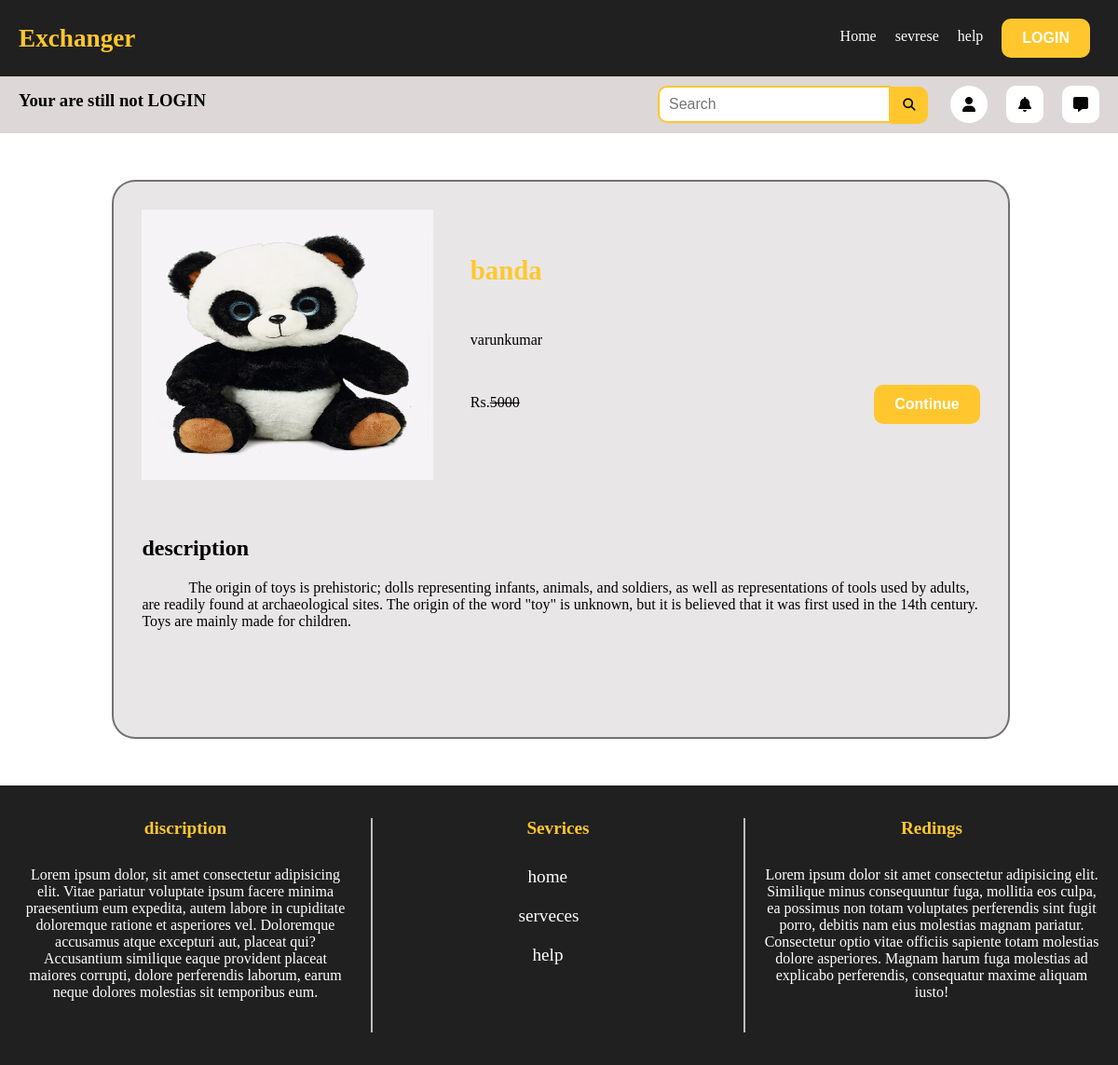
The page /product_details/8 on the database its author committed.
### Exchenger/models.py (models this page shows, shortened)
class prodect(models.Model):
    codegery_type = models.ForeignKey(codegery,on_delete=models.CASCADE)
    Prodect_oner = models.ForeignKey(User,on_delete=models.CASCADE)
    name = models.CharField(max_length=50)
    price = models.IntegerField(default=None)
    description = models.TextField(max_length=500)
    prodect_image = models.ImageField(upload_to=getfilename, null = True, blank=True)
    more_prodect_image = models.ImageField(upload_to=getfilename, null = True, blank=True)
    Uploadet_at = models.DateTimeField(auto_now_add=True)

### Exchenger/views.py (the view)
# urls.py: path('product_details/<id>', views.product_details, name = 'product_details'),
def product_details(request, id):
    product = prodect.objects.get(id = id)
    return render(request ,'Exchenger/product_details.html', {'product' : product})

### templates/Exchenger/product_details.html (shortened to what this page needs)
{%extends 'Exchenger/base.html'%}
{%load static%}
{%block link%}
    <link rel="stylesheet" href="{%static 'css/product_details1.css'%}">
{%endblock%}
{%block content%}
    <div class="container">
        <div class="product_detail_box">
            <div class="details">
                <div class="img">
                    <img src="{{product.prodect_image.url}}" alt="">
                </div>
                <div class="product_details">
                        <h2>{{product.name}}</h2>
                        <p>{{product.Prodect_oner}}</p>
                        <div class="price">
                            <p>Rs.<s>{{product.price}}</s></p>
                            <a href="#"><button class="BTN">Continue</button></a>
                        </div>
                </div>
            </div>
            <div class="description">
                <h2>description</h2>
                <p>{{product.description}}</p>
            </div>
        </div>
    </div>
{%endblock%}

### static/css/bass4.css (style rules this page uses)
* { padding: 0; margin: 0; box-sizing: border-box; }
a { text-decoration: none; }
body { width: 100vw; min-height: 100vh; }
.BTN { background-color: #ffc72d; color: #FFF; outline: none; border: none; padding: 10px 20px; border-radius: 10px; font-size: 1rem; font-weight: bold; position: relative; bottom: 10px; border: 2px solid #ffc72d; transition: .3s linear all; }

### static/css/product_details1.css (style rules this page uses)
.container { width: 100%; height: 100%; display: grid; place-items: center; margin: 50px 0; }
.product_detail_box { width: 80%; min-height: 600px; border: 2px solid rgba(0, 0, 0, .5); border-radius: 25px; background-color: #e8e6e6; }
.details { width: 100%; height: 350px; padding: 30px; display: flex; flex-direction: row; gap: 40px; }
.description { width: 100%; min-height: 100px; padding: 30px; }
.img { height: 100%; width: 400px; }
.img img { height: 100%; width: 100%; }
.product_details { height: 100%; width: 700px; display: flex; flex-direction: column; justify-content: space-evenly; }
.product_details h2 { color: #ffc72d; font-weight: bold; font-size: 1.8rem; }
.price { display: flex; flex-direction: row; justify-content: space-between; }
.description h2 { margin-bottom: 20px; }
.description p { text-indent: 50px; }

### rows shown on the page
prodect: prodect_image (picture), name "banda", Prodect_oner "varunkumar", price "5000", description "The origin of toys is prehistoric; dolls representing infants, animals, and soldiers, as well as representations of tools used by adults, are readily found at archaeological sites. The origin of the word \"toy\" is unknown, but it is believed that it was first used in the 14th century. Toys are mainly made for children."
